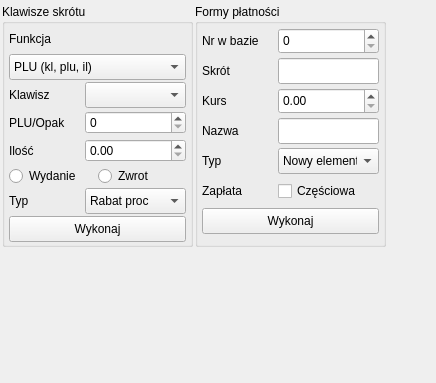
          <widget class="QWidget" name="DataBaseTabShorcut">
           <attribute name="title">
            <string>Skróty</string>
           </attribute>
           <layout class="QGridLayout" name="gridLayout_19">
            <property name="leftMargin">
             <number>2</number>
            </property>
            <property name="topMargin">
             <number>4</number>
            </property>
            <property name="rightMargin">
             <number>2</number>
            </property>
            <property name="bottomMargin">
             <number>4</number>
            </property>
            <property name="spacing">
             <number>2</number>
            </property>
            <item row="0" column="0">
             <widget class="QGroupBox" name="groupBoxShortcut">
              <property name="minimumSize">
               <size>
                <width>191</width>
                <height>0</height>
               </size>
              </property>
              <property name="maximumSize">
               <size>
                <width>191</width>
                <height>16777215</height>
               </size>
              </property>
              <property name="title">
               <string>Klawisze skrótu</string>
              </property>
              <layout class="QGridLayout" name="gridLayout_4">
               <property name="leftMargin">
                <number>4</number>
               </property>
               <property name="topMargin">
                <number>2</number>
               </property>
               <property name="rightMargin">
                <number>4</number>
               </property>
               <property name="bottomMargin">
                <number>2</number>
               </property>
               <property name="spacing">
                <number>2</number>
               </property>
               <item row="4" column="0">
                <layout class="QHBoxLayout" name="horizontalLayoutShortcutAmount">
                 <property name="spacing">
                  <number>0</number>
                 </property>
                 <item>
                  <widget class="QLabel" name="labelShortcutAmount">
                   <property name="minimumSize">
                    <size>
                     <width>0</width>
                     <height>26</height>
                    </size>
                   </property>
                   <property name="maximumSize">
                    <size>
                     <width>16777215</width>
                     <height>26</height>
                    </size>
                   </property>
                   <property name="text">
                    <string>Ilość</string>
                   </property>
                  </widget>
                 </item>
                 <item>
                  <widget class="QDoubleSpinBox" name="doubleSpinBoxShortcutAmount">
                   <property name="minimumSize">
                    <size>
                     <width>101</width>
                     <height>0</height>
                    </size>
                   </property>
                   <property name="maximumSize">
                    <size>
                     <width>101</width>
                     <height>16777215</height>
                    </size>
                   </property>
                  </widget>
                 </item>
                </layout>
               </item>
               <item row="0" column="0">
                <widget class="QLabel" name="labelShortcutFunction">
                 <property name="minimumSize">
                  <size>
                   <width>0</width>
                   <height>26</height>
                  </size>
                 </property>
                 <property name="maximumSize">
                  <size>
                   <width>16777215</width>
                   <height>26</height>
                  </size>
                 </property>
                 <property name="text">
                  <string>Funkcja</string>
                 </property>
                </widget>
               </item>
               <item row="3" column="0">
                <layout class="QHBoxLayout" name="horizontalLayoutShortcutPluPack">
                 <property name="spacing">
                  <number>0</number>
                 </property>
                 <item>
                  <widget class="QLabel" name="labelPluPack">
                   <property name="minimumSize">
                    <size>
                     <width>0</width>
                     <height>26</height>
                    </size>
                   </property>
                   <property name="maximumSize">
                    <size>
                     <width>16777215</width>
                     <height>26</height>
                    </size>
                   </property>
                   <property name="text">
                    <string>PLU/Opak</string>
                   </property>
                  </widget>
                 </item>
                 <item>
                  <widget class="QSpinBox" name="spinBoxPluPack">
                   <property name="minimumSize">
                    <size>
                     <width>101</width>
                     <height>0</height>
                    </size>
                   </property>
                   <property name="maximumSize">
                    <size>
                     <width>101</width>
                     <height>16777215</height>
                    </size>
                   </property>
                  </widget>
                 </item>
                </layout>
               </item>
               <item row="5" column="0">
                <layout class="QHBoxLayout" name="horizontalLayoutShortcutPackageFlag">
                 <property name="spacing">
                  <number>0</number>
                 </property>
                 <item>
                  <widget class="QRadioButton" name="radioButtonShortcutPackageOut">
                   <property name="text">
                    <string>Wydanie</string>
                   </property>
                  </widget>
                 </item>
                 <item>
                  <widget class="QRadioButton" name="radioButtonShortcutPackageIn">
                   <property name="text">
                    <string>Zwrot</string>
                   </property>
                  </widget>
                 </item>
                </layout>
               </item>
               <item row="1" column="0">
                <widget class="QComboBox" name="comboBoxShortcutFunction">
                 <property name="minimumSize">
                  <size>
                   <width>0</width>
                   <height>26</height>
                  </size>
                 </property>
                 <property name="maximumSize">
                  <size>
                   <width>16777215</width>
                   <height>26</height>
                  </size>
                 </property>
                 <item>
                  <property name="text">
                   <string>PLU (kl, plu, il)</string>
                  </property>
                 </item>
                 <item>
                  <property name="text">
                   <string>Opakowania (kl, opak, il, fl)</string>
                  </property>
                 </item>
                 <item>
                  <property name="text">
                   <string>Forma płatności (kl, for)</string>
                  </property>
                 </item>
                 <item>
                  <property name="text">
                   <string>Zaliczka</string>
                  </property>
                 </item>
                 <item>
                  <property name="text">
                   <string>Storno</string>
                  </property>
                 </item>
                 <item>
                  <property name="text">
                   <string>Aplikacja termianala</string>
                  </property>
                 </item>
                 <item>
                  <property name="text">
                   <string>Anulowania paragonu</string>
                  </property>
                 </item>
                 <item>
                  <property name="text">
                   <string>Rabat (kl, typ)</string>
                  </property>
                 </item>
                </widget>
               </item>
               <item row="7" column="0">
                <widget class="QPushButton" name="pushButtonShortcutFunctionAdd">
                 <property name="minimumSize">
                  <size>
                   <width>0</width>
                   <height>26</height>
                  </size>
                 </property>
                 <property name="maximumSize">
                  <size>
                   <width>16777215</width>
                   <height>26</height>
                  </size>
                 </property>
                 <property name="text">
                  <string>Wykonaj</string>
                 </property>
                </widget>
               </item>
               <item row="2" column="0">
                <layout class="QHBoxLayout" name="horizontalLayoutShortcutButton">
                 <property name="spacing">
                  <number>0</number>
                 </property>
                 <item>
                  <widget class="QLabel" name="labelShortcutButton">
                   <property name="minimumSize">
                    <size>
                     <width>0</width>
                     <height>26</height>
                    </size>
                   </property>
                   <property name="maximumSize">
                    <size>
                     <width>16777215</width>
                     <height>26</height>
                    </size>
                   </property>
                   <property name="text">
                    <string>Klawisz</string>
                   </property>
                  </widget>
                 </item>
                 <item>
                  <widget class="QComboBox" name="comboBoxShortcutButton">
                   <property name="minimumSize">
                    <size>
                     <width>101</width>
                     <height>26</height>
                    </size>
                   </property>
                   <property name="maximumSize">
                    <size>
                     <width>101</width>
                     <height>26</height>
                    </size>
                   </property>
                  </widget>
                 </item>
                </layout>
               </item>
               <item row="6" column="0">
                <layout class="QHBoxLayout" name="horizontalLayoutShortcutType">
                 <property name="spacing">
                  <number>0</number>
                 </property>
                 <item>
                  <widget class="QLabel" name="labelShortcutPackageType">
                   <property name="minimumSize">
                    <size>
                     <width>0</width>
                     <height>26</height>
                    </size>
                   </property>
                   <property name="maximumSize">
                    <size>
                     <width>16777215</width>
                     <height>26</height>
                    </size>
                   </property>
                   <property name="text">
                    <string>Typ</string>
                   </property>
                  </widget>
                 </item>
                 <item>
                  <widget class="QComboBox" name="comboBoxShortcutPackageType">
                   <property name="minimumSize">
                    <size>
                     <width>101</width>
                     <height>26</height>
                    </size>
                   </property>
                   <property name="maximumSize">
                    <size>
                     <width>101</width>
                     <height>26</height>
                    </size>
                   </property>
                   <item>
                    <property name="text">
                     <string>Rabat proc</string>
                    </property>
                   </item>
                   <item>
                    <property name="text">
                     <string>Rabat kwot</string>
                    </property>
                   </item>
                   <item>
                    <property name="text">
                     <string>Narzut proc</string>
                    </property>
                   </item>
                   <item>
                    <property name="text">
                     <string>Narzut kwot</string>
                    </property>
                   </item>
                  </widget>
                 </item>
                </layout>
               </item>
              </layout>
             </widget>
            </item>
            <item row="0" column="1">
             <widget class="QGroupBox" name="groupBoxPaymentForm">
              <property name="minimumSize">
               <size>
                <width>191</width>
                <height>0</height>
               </size>
              </property>
              <property name="maximumSize">
               <size>
                <width>191</width>
                <height>16777215</height>
               </size>
              </property>
              <property name="title">
               <string>Formy płatności</string>
              </property>
              <layout class="QGridLayout" name="gridLayout_6">
               <property name="leftMargin">
                <number>4</number>
               </property>
               <property name="topMargin">
                <number>2</number>
               </property>
               <property name="rightMargin">
                <number>4</number>
               </property>
               <property name="bottomMargin">
                <number>2</number>
               </property>
               <property name="spacing">
                <number>2</number>
               </property>
               <item row="1" column="0">
                <layout class="QHBoxLayout" name="horizontalLayoutPaymentFormShortcut">
                 <item>
                  <widget class="QLabel" name="labelPaymentFormShortcut">
                   <property name="text">
                    <string>Skrót</string>
                   </property>
                  </widget>
                 </item>
                 <item>
                  <widget class="QLineEdit" name="lineEditPaymentFormShortcut">
                   <property name="minimumSize">
                    <size>
                     <width>101</width>
                     <height>26</height>
                    </size>
                   </property>
                   <property name="maximumSize">
                    <size>
                     <width>101</width>
                     <height>26</height>
                    </size>
                   </property>
                  </widget>
                 </item>
                </layout>
               </item>
               <item row="6" column="0">
                <widget class="QPushButton" name="pushButtonPaymentFormAdd">
                 <property name="minimumSize">
                  <size>
                   <width>0</width>
                   <height>26</height>
                  </size>
                 </property>
                 <property name="maximumSize">
                  <size>
                   <width>16777215</width>
                   <height>26</height>
                  </size>
                 </property>
                 <property name="text">
                  <string>Wykonaj</string>
                 </property>
                </widget>
               </item>
               <item row="4" column="0">
                <layout class="QHBoxLayout" name="horizontalLayoutPaymentFormType">
                 <item>
                  <widget class="QLabel" name="labelPaymentFormType">
                   <property name="text">
                    <string>Typ</string>
                   </property>
                  </widget>
                 </item>
                 <item>
                  <widget class="QComboBox" name="comboBoxPaymentFormType">
                   <property name="minimumSize">
                    <size>
                     <width>101</width>
                     <height>26</height>
                    </size>
                   </property>
                   <property name="maximumSize">
                    <size>
                     <width>101</width>
                     <height>26</height>
                    </size>
                   </property>
                   <item>
                    <property name="text">
                     <string>Nowy element</string>
                    </property>
                   </item>
                   <item>
                    <property name="text">
                     <string>Nowy element</string>
                    </property>
                   </item>
                   <item>
                    <property name="text">
                     <string>Nowy element</string>
                    </property>
                   </item>
                   <item>
                    <property name="text">
                     <string>Nowy element</string>
                    </property>
                   </item>
                   <item>
                    <property name="text">
                     <string>Nowy element</string>
                    </property>
                   </item>
                   <item>
                    <property name="text">
                     <string>Nowy element</string>
                    </property>
                   </item>
                   <item>
                    <property name="text">
                     <string>Nowy element</string>
                    </property>
                   </item>
                   <item>
                    <property name="text">
                     <string>Nowy element</string>
                    </property>
                   </item>
                   <item>
                    <property name="text">
                     <string>Nowy element</string>
                    </property>
                   </item>
                  </widget>
                 </item>
                </layout>
               </item>
               <item row="0" column="0">
                <layout class="QHBoxLayout" name="horizontalLayoutPaymentFormPosition">
                 <item>
                  <widget class="QLabel" name="labelPaymentFormPosition">
                   <property name="text">
                    <string>Nr w bazie</string>
                   </property>
                  </widget>
                 </item>
                 <item>
                  <widget class="QSpinBox" name="spinBoxPaymentFormPosition">
                   <property name="minimumSize">
                    <size>
                     <width>101</width>
                     <height>26</height>
                    </size>
                   </property>
                   <property name="maximumSize">
                    <size>
                     <width>101</width>
                     <height>26</height>
                    </size>
                   </property>
                  </widget>
                 </item>
                </layout>
               </item>
               <item row="3" column="0">
                <layout class="QHBoxLayout" name="horizontalLayoutPaymentFormName">
                 <item>
                  <widget class="QLabel" name="labelPaymentFormName">
                   <property name="text">
                    <string>Nazwa</string>
                   </property>
                  </widget>
                 </item>
                 <item>
                  <widget class="QLineEdit" name="lineEditPaymentFormName">
                   <property name="minimumSize">
                    <size>
                     <width>101</width>
                     <height>26</height>
                    </size>
                   </property>
                   <property name="maximumSize">
                    <size>
                     <width>101</width>
                     <height>26</height>
                    </size>
                   </property>
                  </widget>
                 </item>
                </layout>
               </item>
               <item row="2" column="0">
                <layout class="QHBoxLayout" name="horizontalLayoutPaymentFormCurr">
                 <item>
                  <widget class="QLabel" name="labelPaymentFormCurr">
                   <property name="text">
                    <string>Kurs</string>
                   </property>
                  </widget>
                 </item>
                 <item>
                  <widget class="QDoubleSpinBox" name="doubleSpinBoxPaymentFormCurr">
                   <property name="minimumSize">
                    <size>
                     <width>101</width>
                     <height>26</height>
                    </size>
                   </property>
                   <property name="maximumSize">
                    <size>
                     <width>101</width>
                     <height>26</height>
                    </size>
                   </property>
                  </widget>
                 </item>
                </layout>
               </item>
               <item row="5" column="0">
                <layout class="QHBoxLayout" name="horizontalLayoutPaymentFormPart">
                 <item>
                  <widget class="QLabel" name="labelPaymentFormPart">
                   <property name="text">
                    <string>Zapłata</string>
                   </property>
                  </widget>
                 </item>
                 <item>
                  <widget class="QCheckBox" name="checkBoxPaymentFormPart">
                   <property name="minimumSize">
                    <size>
                     <width>101</width>
                     <height>26</height>
                    </size>
                   </property>
                   <property name="maximumSize">
                    <size>
                     <width>101</width>
                     <height>26</height>
                    </size>
                   </property>
                   <property name="text">
                    <string>Częściowa</string>
                   </property>
                  </widget>
                 </item>
                </layout>
               </item>
              </layout>
             </widget>
            </item>
            <item row="0" column="2">
             <spacer name="horizontalSpacer_2">
              <property name="orientation">
               <enum>Qt::Horizontal</enum>
              </property>
              <property name="sizeHint" stdset="0">
               <size>
                <width>48</width>
                <height>20</height>
               </size>
              </property>
             </spacer>
            </item>
            <item row="1" column="0">
             <spacer name="verticalSpacer_5">
              <property name="orientation">
               <enum>Qt::Vertical</enum>
              </property>
              <property name="sizeHint" stdset="0">
               <size>
                <width>20</width>
                <height>132</height>
               </size>
              </property>
             </spacer>
            </item>
            <item row="1" column="1">
             <spacer name="verticalSpacer_10">
              <property name="orientation">
               <enum>Qt::Vertical</enum>
              </property>
              <property name="sizeHint" stdset="0">
               <size>
                <width>20</width>
                <height>132</height>
               </size>
              </property>
             </spacer>
            </item>
           </layout>
          </widget>
